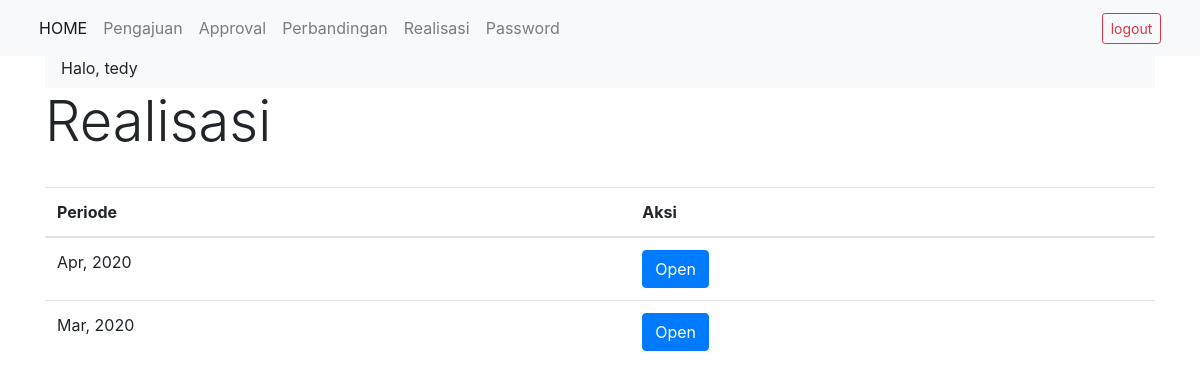
Screenshot of /realisasi.php (signed in) with the database file from the repository.
### tables this page shows
CREATE TABLE IF NOT EXISTS `tb_periode` (
`id_periode` int(11) NOT NULL,
  `id_user` int(11) NOT NULL,
  `bulan` varchar(255) NOT NULL,
  `tahun` varchar(255) NOT NULL,
  `periode` date NOT NULL
);

### realisasi.php (the view, shortened to what this page needs)
<?php
include "header.php";
?>
<div class="container">
	<?php include "navigasi.php"; ?>
	<h1 class="display-4">Realisasi</h1>
	<br/>
	<table class="table table-hover">
		<thead>
			<tr>
			<th>Periode</th>
			<th>Aksi</th>
			</tr>
		</thead>
		<tbody>
		<?php
		$idus = $_SESSION['idus'];
		$sql = "SELECT * FROM tb_periode WHERE id_user='$idus' ORDER BY periode DESC";
		$sql2 = $db->query($sql);
		while($result = $sql2->fetch_array())
		{
			?>
			<tr>
				<td><?php echo $result['bulan'].', '.$result['tahun'];?></td>
				<td><a href="realisasi2.php?periode=<?php echo $result['id_periode'];?>" type="button" class="btn btn-primary">Open</a></td>
			</tr>
		<?php
		}
		?>
		</tbody>
	</table>
</div>
<?php
include "footer.php";
?>

### rows the page displays
tb_periode: bulan "Apr", tahun "2020"
tb_periode: bulan "Mar", tahun "2020"

### other values shown
$_SESSION["user"] "tedy"
